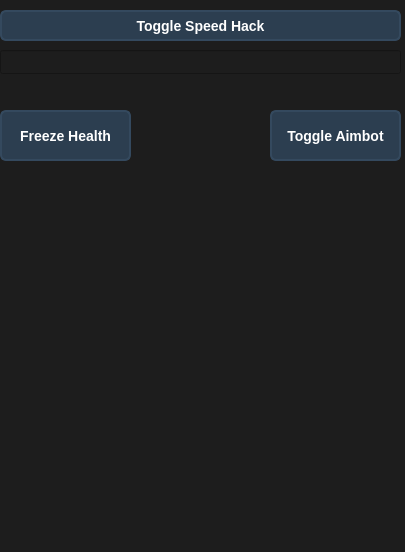
<?xml version="1.0" encoding="UTF-8"?>
<ui version="4.0">
 <class>mainMenu</class>
 <widget class="QWidget" name="mainMenu">
  <property name="enabled">
   <bool>true</bool>
  </property>
  <property name="geometry">
   <rect>
    <x>0</x>
    <y>0</y>
    <width>405</width>
    <height>552</height>
   </rect>
  </property>
  <property name="windowTitle">
   <string>Form</string>
  </property>
  <property name="styleSheet">
   <string notr="true">
   background-color: rgb(29,29,29);
   </string>
  </property>
  <widget class="QPushButton" name="speedHack">
   <property name="geometry">
    <rect>
     <x>0</x>
     <y>10</y>
     <width>401</width>
     <height>31</height>
    </rect>
   </property>
   <property name="styleSheet">
    <string notr="true">QPushButton {
    background-color: #2c3e50;
    color: #ffffff;
    border: 2px solid #34495e;
    border-radius: 6px;
    font-size: 14px;
    font-weight: bold;
}
QPushButton:hover {
    background-color: #34495e;
    border-color: #415b76;
}
QPushButton:checked {
    background-color: #27ae60;
    border-color: #2ecc71;
}
</string>
   </property>
   <property name="text">
    <string>Toggle Speed Hack</string>
   </property>
   <property name="checkable">
    <bool>true</bool>
   </property>
   <property name="checked">
    <bool>false</bool>
   </property>
  </widget>
  <widget class="QLineEdit" name="speedHackSpeed">
   <property name="enabled">
    <bool>false</bool>
   </property>
   <property name="geometry">
    <rect>
     <x>0</x>
     <y>50</y>
     <width>401</width>
     <height>24</height>
    </rect>
   </property>
   <property name="styleSheet">
    <string notr="true">LineEdit {
    background-color: #2c3e50;
    color: #ffffff;
    border: 2px solid #34495e;
    border-radius: 6px;
    font-size: 14px;
    font-weight: bold;
}
</string>
   </property>
  </widget>
  <widget class="QPushButton" name="freezeButton">
   <property name="enabled">
    <bool>true</bool>
   </property>
   <property name="geometry">
    <rect>
     <x>0</x>
     <y>110</y>
     <width>131</width>
     <height>51</height>
    </rect>
   </property>
   <property name="styleSheet">
    <string notr="true">QPushButton {
    background-color: #2c3e50;
    color: #ffffff;
    border: 2px solid #34495e;
    border-radius: 6px;
    font-size: 14px;
    font-weight: bold;
}
QPushButton:hover {
    background-color: #34495e;
    border-color: #415b76;
}
QPushButton:checked {
    background-color: #27ae60;
    border-color: #2ecc71;
}
</string>
   </property>
   <property name="text">
    <string>Freeze Health</string>
   </property>
   <property name="checkable">
    <bool>true</bool>
   </property>
   <property name="freezeButton" stdset="0">
    <rect>
     <x>130</x>
     <y>50</y>
     <width>131</width>
     <height>51</height>
    </rect>
   </property>
  </widget>
  <widget class="QPushButton" name="Aimbot">
   <property name="geometry">
    <rect>
     <x>270</x>
     <y>110</y>
     <width>131</width>
     <height>51</height>
    </rect>
   </property>
   <property name="styleSheet">
    <string notr="true">QPushButton {
    background-color: #2c3e50;
    color: #ffffff;
    border: 2px solid #34495e;
    border-radius: 6px;
    font-size: 14px;
    font-weight: bold;
}
QPushButton:hover {
    background-color: #34495e;
    border-color: #415b76;
}
QPushButton:checked {
    background-color: #27ae60;
    border-color: #2ecc71;
}
</string>
   </property>
   <property name="text">
    <string>Toggle Aimbot</string>
   </property>
   <property name="checkable">
    <bool>true</bool>
   </property>
  </widget>
 </widget>
 <resources/>
 <connections/>
</ui>
